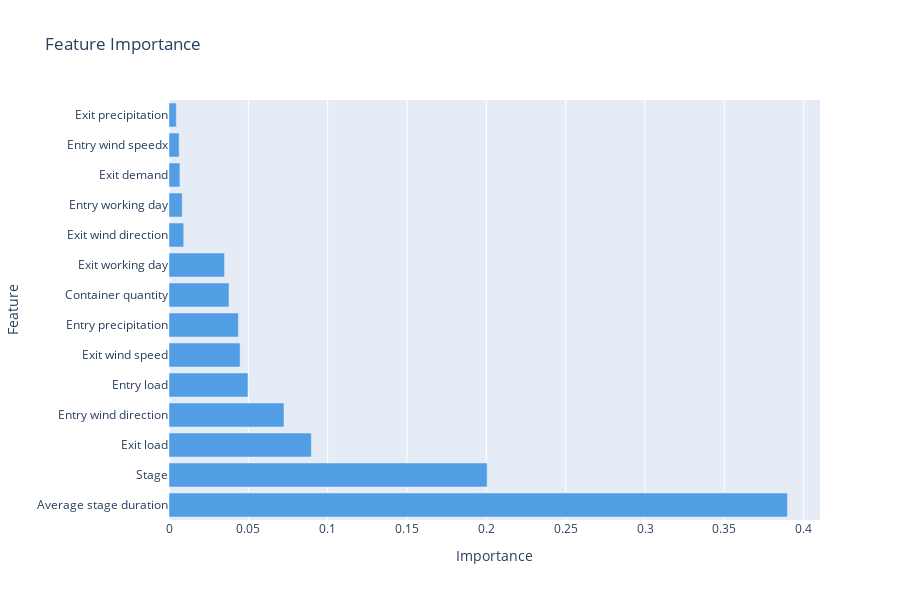

Source (notebook cell):
### Code cell
feature_rename = {
'Inverted':'Direction',
'PerfMean':'Average stage duration', 
'PerfStd':'Deviation of stage duration', 
'EntryLoad':'Entry load', 
'ExitLoad':'Exit load',
'EntryDemand':'Entry demand',
'ExitDemand':'Exit demand',
'Distance':'Distance',
'ContainerQuantity':'Container quantity',
'Stage':'Stage',
'Entry_Working_Day':'Entry working day',
'Exit_Working_Day':'Exit working day',
'Entry_precipitation_sum':'Entry precipitation',
'Entry_rain_sum':'Entry rain',
'Entry_snowfall_sum':'Entry snowfall',
'Entry_wind_speed_10m_max':'Entry wind speedx',
'Entry_wind_gusts_10m_max':'Entry wind gusts',
'Entry_wind_direction_10m_dominant':'Entry wind direction',
'Exit_precipitation_sum':'Exit precipitation',
'Exit_rain_sum':'Exit rain',
'Exit_snowfall_sum':'Exit snowfall',
'Exit_wind_speed_10m_max':'Exit wind speed',
'Exit_wind_gusts_10m_max':'Exit wind gusts',
'Exit_wind_direction_10m_dominant':'Exit wind direction',
}

feature_importance_df = pd.read_csv('xgboost_regressor_explained.csv')

threshold = 0.001  # Set your threshold here
feature_importance_df = feature_importance_df[feature_importance_df['Importance'] >= threshold]

# Sort the DataFrame by importance
feature_importance_df = feature_importance_df.sort_values(by='Importance', ascending=False)

# Create bar chart
fig = go.Figure(go.Bar(
    x=feature_importance_df['Importance'],
    y=feature_importance_df['Feature'],
    orientation='h',
    marker=dict(color='#519EE5')
))

# Update layout
fig.update_layout(title='Feature Importance',
                  xaxis_title='Importance',
                  yaxis_title='Feature',
                  yaxis=dict(automargin=True),
                  height=600,
                 )

# Show plot
fig.show()

### Figure 1 — Plotly figure (JSON) as saved in the notebook; plotly's stock layout.template omitted (floating-point values rounded to 4 significant figures)
{"data": [{"marker": {"color": "#519EE5"}, "orientation": "h", "type": "bar", "x": [0.3898, 0.2005, 0.0897, 0.07249, 0.04976, 0.04478, 0.04369, 0.03783, 0.03502, 0.009303, 0.00834, 0.006874, 0.00638, 0.004607], "y": ["Average stage duration", "Stage", "Exit load", "Entry wind direction", "Entry load", "Exit wind speed", "Entry precipitation", "Container quantity", "Exit working day", "Exit wind direction", "Entry working day", "Exit demand", "Entry wind speedx", "Exit precipitation"]}], "layout": {"height": 600, "title": {"text": "Feature Importance"}, "xaxis": {"title": {"text": "Importance"}}, "yaxis": {"automargin": true, "title": {"text": "Feature"}}}}
